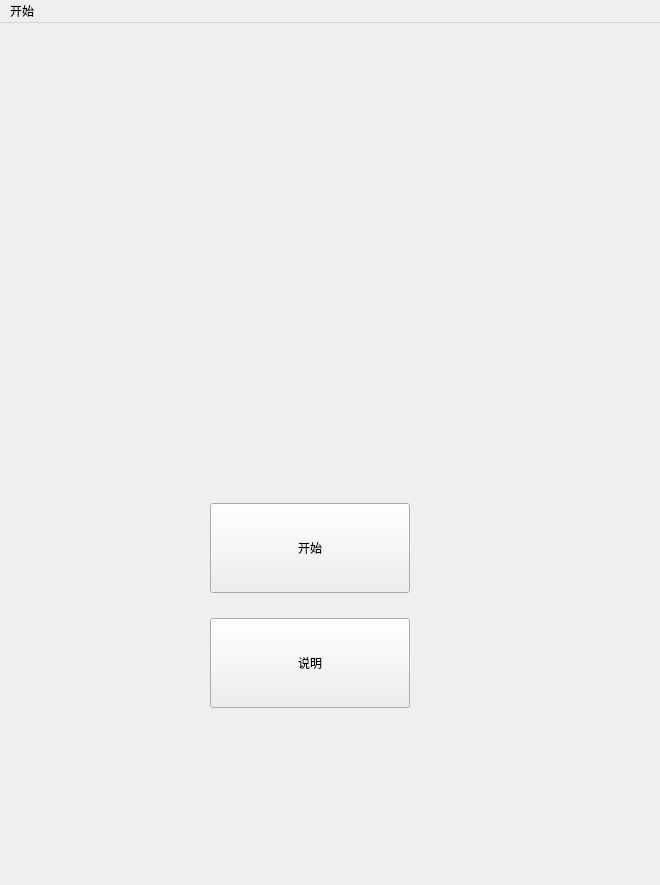
<?xml version="1.0" encoding="UTF-8"?>
<ui version="4.0">
 <class>MainWindow</class>
 <widget class="QMainWindow" name="MainWindow">
  <property name="geometry">
   <rect>
    <x>0</x>
    <y>0</y>
    <width>660</width>
    <height>885</height>
   </rect>
  </property>
  <property name="mouseTracking">
   <bool>true</bool>
  </property>
  <property name="windowTitle">
   <string>MainWindow</string>
  </property>
  <widget class="QWidget" name="centralwidget">
   <widget class="QPushButton" name="Start">
    <property name="geometry">
     <rect>
      <x>210</x>
      <y>480</y>
      <width>200</width>
      <height>90</height>
     </rect>
    </property>
    <property name="text">
     <string>开始</string>
    </property>
   </widget>
   <widget class="QPushButton" name="illustrate">
    <property name="geometry">
     <rect>
      <x>210</x>
      <y>595</y>
      <width>200</width>
      <height>90</height>
     </rect>
    </property>
    <property name="text">
     <string>说明</string>
    </property>
   </widget>
   <widget class="QLabel" name="label">
    <property name="geometry">
     <rect>
      <x>0</x>
      <y>0</y>
      <width>661</width>
      <height>880</height>
     </rect>
    </property>
    <property name="text">
     <string/>
    </property>
    <property name="pixmap">
     <pixmap resource="img.qrc">:/image/image/background.jpeg</pixmap>
    </property>
   </widget>
   <widget class="QLabel" name="label_2">
    <property name="geometry">
     <rect>
      <x>150</x>
      <y>50</y>
      <width>371</width>
      <height>331</height>
     </rect>
    </property>
    <property name="lineWidth">
     <number>0</number>
    </property>
    <property name="text">
     <string/>
    </property>
    <property name="pixmap">
     <pixmap resource="img.qrc">:/image/logo.jpg</pixmap>
    </property>
   </widget>
   <zorder>label</zorder>
   <zorder>Start</zorder>
   <zorder>illustrate</zorder>
   <zorder>label_2</zorder>
  </widget>
  <widget class="QMenuBar" name="menubar">
   <property name="geometry">
    <rect>
     <x>0</x>
     <y>0</y>
     <width>660</width>
     <height>26</height>
    </rect>
   </property>
   <widget class="QMenu" name="menu">
    <property name="title">
     <string>开始</string>
    </property>
    <addaction name="actiontquit"/>
    <addaction name="actionshuoming"/>
   </widget>
   <addaction name="menu"/>
  </widget>
  <action name="actiontquit">
   <property name="text">
    <string>退出</string>
   </property>
  </action>
  <action name="actionkaishi">
   <property name="text">
    <string>菜单</string>
   </property>
  </action>
  <action name="actionshuoming">
   <property name="text">
    <string>说明</string>
   </property>
  </action>
 </widget>
 <resources>
  <include location="img.qrc"/>
 </resources>
 <connections/>
</ui>
